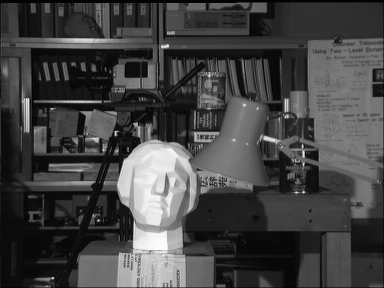
#> input picture sample_left.png, 384 x 288 px
$ jupyter execute --allow-errors 'Disparity Map.ipynb'
#> lines starting #> are read from the running program, lines starting #| are printed output that depends on the picture
[cell 1]
import numpy as np
import cv2
import matplotlib.pyplot as plt
from sklearn.preprocessing import normalize

[cell 2]
#cv2.StereBM_create
imgL = cv2.imread("sample_left.png",0)
#> imgL is the input picture: shape (288, 384); min 0, max 252, mean 67.6
h,w = imgL.shape
#> h = 288; w = 384
imgR = cv2.imread("sample_right.png",0)
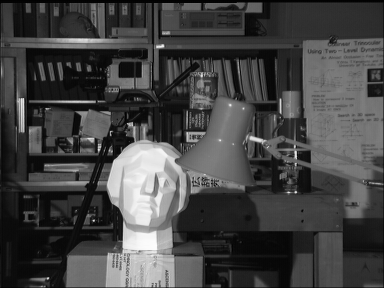
#> input picture sample_right.png, 384 x 288 px
#> imgR is the input picture: shape (288, 384); min 0, max 253, mean 68
imgR = cv2.resize(imgR,(w,h))

[cell 3]
stereo = cv2.StereoBM_create(numDisparities=16, blockSize=5)
disparity = stereo.compute(imgL,imgR)
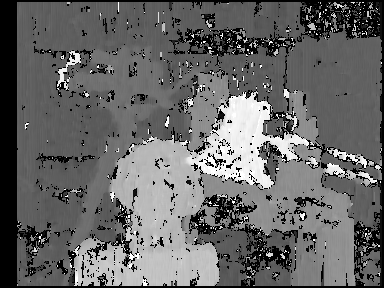
#> disparity: shape (288, 384) int16; min -16, max 240, mean 87.7; drawn with min black and max white

[cell 4]
plt.imshow(disparity,'gray')
plt.axis('off')
plt.show()

[cell 5]
#cv2.StereoSGBM_create
imgL = cv2.imread("sample_left.png",0)
h,w = imgL.shape
imgR = cv2.imread("sample_right.png",0)
imgR = cv2.resize(imgR,(w,h))

window_size = 3

[cell 6]
left_matcher = cv2.StereoSGBM_create(minDisparity=0,numDisparities = 160,
                                    blockSize = 11,
                                    P1=8*3*window_size **2,
                                    P2=32*3*window_size **2,
                                    disp12MaxDiff = 1,
                                    uniquenessRatio = 15,
                                    speckleWindowSize = 0,
                                    speckleRange = 1,
                                    preFilterCap = 63,
                                    mode = cv2.STEREO_SGBM_MODE_SGBM_3WAY)

[cell 7]
right_matcher = cv2.ximgproc.createRightMatcher(left_matcher)

lmbda = 80000
sigma = 1.2
visal_multiplyer = 1.0

[cell 8]
wls_filter = cv2.ximgproc.createDisparityWLSFilter(matcher_left = left_matcher)
wls_filter.setLambda(lmbda)
wls_filter.setSigmaColor(sigma)

[cell 9]
disp_left = left_matcher.compute(imgL, imgR)
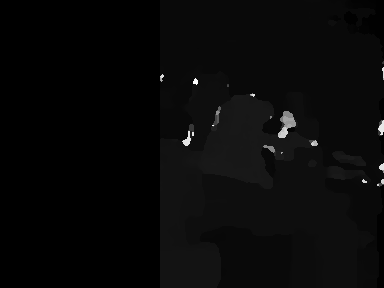
#> disp_left: shape (288, 384) int16; min -16, max 2544, mean 69.8; drawn with min black and max white
disp_right = right_matcher.compute(imgR, imgL)
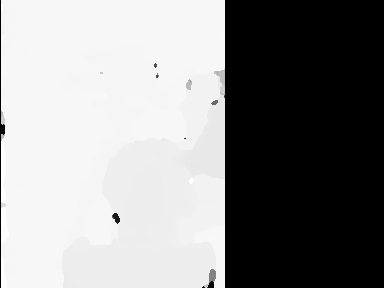
#> disp_right: shape (288, 384) int16; min -2560, max 0, mean -1135.2; drawn with min black and max white
disp_left = np.int16(disp_left)
disp_right = np.int16(disp_right)

[cell 10]
filteredImg = wls_filter.filter(disp_left, imgL, None, disp_right)
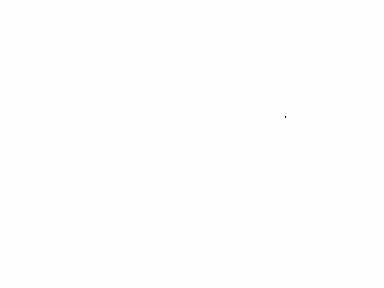
#> filteredImg: shape (288, 384) int16; min -32768, max 226, mean 59.1; drawn with min black and max white
filteredImg = cv2.normalize(src = filteredImg, dst = filteredImg,
                           beta = 0, alpha = 255, norm_type = cv2.NORM_MINMAX)
filteredImg = np.uint8(filteredImg)
cv2.imwrite("filtered.jpg",filteredImg)

cv2.imshow("left Image", imgL)
cv2.imshow("st_Disparity Map", filteredImg)
